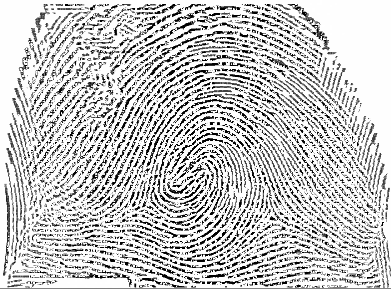
#> input picture temp/0.min.png, 391 x 289 px, given as the content of the folder ./Images/, which was not available
$ python trabalho.py
#> lines starting #> are read from the running program, lines starting #| are printed output that depends on the picture; pictures that were not available may be replaced by others from this repository, and a replacement may not be noted
import numpy as np
import cv2
import math
from os import listdir
from os.path import isfile, join
import os
import subprocess
import random
from skimage.transform import resize

IMG_PATH = "./Images/"
OUTPUT_PATH = "./output/"
PROCESSEC_RESULTS_PATH = OUTPUT_PATH + "results/"
TEMP_OUTPUT = "./temp/"

# recebe uma imagem e a mostra
def displayImg(img, windowname = "window"):
    cv2.imshow(windowname, img)
    cv2.waitKey(0)

# cria o path de saida caso ele nao exista
def createPath(path, silentError=True):
    try:
        os.makedirs(path)
    except OSError:
        if not silentError:
            print(OSError)

# salva a imagem
# [5 lines left out: function saveResult, not called in this run]

# executa o camando do bash passado como argumento
def runBashCommand(command):
    process = subprocess.Popen(command.split(), stdout=subprocess.PIPE)
    output, error = process.communicate()
    return output

# aplica o filtro gamma na imagem
def applyGamma(img, gamma=1.5):
    invGamma = 1/gamma
    table = np.array([((i / 255.0) ** invGamma) * 255 for i in np.arange(0, 256)]).astype("uint8")
    return np.uint8(0.75 * cv2.LUT(img, table))

# aplica filtros gaussianos de tamnha 3, 5, 7 e 9 na imagem
def applyGaussFilter(img):
    filterSizes = [3, 5, 7, 9]
    return [(cv2.GaussianBlur(img, (fSize, fSize), cv2.BORDER_DEFAULT), fSize/(2 * math.sqrt(2 * math.log(2)))) for fSize in filterSizes] + [(img, 1/(2 * math.sqrt(2 * math.log(2))))]

# executa o programa mindtct e salva o arquivo binario gerado pelo mesmo em formato png
def saveGauss(imgsWithGauss, subDirectory=''):
    createPath(OUTPUT_PATH + subDirectory)
    arrSize = len(imgsWithGauss)
    # imagem onde se calculara a media das imagens binarizadas
    imgMean = np.zeros(shape = imgsWithGauss[0][0].shape)
    for i, (item) in enumerate(imgsWithGauss):
        IMG_NAME = "gauss-"+str(i)
        IMG_PATH_NAME = OUTPUT_PATH + subDirectory + IMG_NAME
        IMG_FULL_NAME_PNG = IMG_PATH_NAME+"/"+IMG_NAME+".png"
        IMG_FULL_NAME_BINARY_RESULT = IMG_FULL_NAME_PNG[:-4]
        IMG_FULL_NAME_BYNARY_TO_PNG = IMG_FULL_NAME_BINARY_RESULT + ".brw"

        # cria o diretorio que ira armazenar os arquivos do valor corrente do filtro gaussiano
        createPath(IMG_PATH_NAME)

        # salva a imagem filtrada
        cv2.imwrite(IMG_FULL_NAME_PNG, item[0])

        # executa o software que faz a binariazacao
        runBashCommand("mindtct " + IMG_FULL_NAME_PNG + " " + IMG_FULL_NAME_BINARY_RESULT)

        # tranforma de binary raw para png
        result = saveBinary(IMG_FULL_NAME_BYNARY_TO_PNG, item[0].shape)
        imgMean += result
    # retorna a media das imagens binarizadas
    return np.uint8(imgMean / arrSize)

# salva as imagens passadas como paramento
def saveIntermediaryImgs(imgArr, outputPath, saveMiniature=False):
    for item in imgArr:
        saveResult(item[1], outputPath + item[0], saveMiniature)

# recebe um path de um arquivo binario e o salva convertido para imagem
# [9 lines left out: function saveBinary, not called in this run]

# realiza a equializacao de histograma local
def localHistogramEqualization(img, blockSize=8):
    newImage = np.zeros(shape = img.shape)
    for i in range(0, img.shape[0], blockSize):
        for j in range(0, img.shape[1], blockSize):
            newImage[i: i+blockSize, j:j+blockSize] = cv2.equalizeHist(img[i:i+blockSize, j:j+blockSize])
    return np.uint8(newImage)

# retira as laterais brancas da imagem
# [29 lines left out: functions cropImage, geomDistortion, not called in this run]

# retorna duas imagens, uma fitrada para niveis acima do threshold e outra para niveis abaixo do threshold
def applyTreshHold(img, ths = 127):
    return (np.array([np.array([np.uint8(pixel) if pixel <= ths else np.uint8(255) for pixel in line]) for line in img]),
            np.array([np.array([np.uint8(pixel) if pixel >= ths else np.uint8(255) for pixel in line]) for line in img]))

# funcao de que definie a distribuicao de probabilidades da algoritmo de adicao de textura nas digitais
# [94 lines left out: functions getProbability, getRandomElipse, applyRandomPatherns, detectPolyn, fadeCrop, not called in this run]

# funcao principal de processamento da digital
def tranformFingerprint(imgpath, outputSubdirectory):
    img = cv2.imread(imgpath, cv2.IMREAD_GRAYSCALE)
    equalizedImg = localHistogramEqualization(img)
    imgWithGamma = applyGamma(equalizedImg)
    imgsWithGauss = applyGaussFilter(imgWithGamma)
    binaryMean = saveGauss(imgsWithGauss, outputSubdirectory)
    height, width = binaryMean.shape

    cropImg = cropImage(binaryMean)
    imgDistortion = geomDistortion(cropImg, 5)
    thresholdLowImg, thresholdHighImg = applyTreshHold(imgDistortion, 80)

    bubbledImg = applyRandomPatherns(thresholdLowImg)
    overlayImg = cv2.addWeighted(bubbledImg, 0.9, thresholdHighImg, 0.2, 0)
    result = fadeCrop(overlayImg)

    # salva as imagens intermediarias geradas no processo de tranformacao da digital
    imgArr = [
        (outputSubdirectory+"-gamma.png", imgWithGamma),
        (outputSubdirectory+"-binary.png", binaryMean),
        (outputSubdirectory+"-distortion.png", imgDistortion),
        (outputSubdirectory+"-equalizedImg.png", equalizedImg),
        (outputSubdirectory+"-bubbled.png", overlayImg)
    ]
    saveIntermediaryImgs(imgArr, OUTPUT_PATH)
    return result

def processAllFingerPrints():
    # processa imagens
    images = [f for f in listdir(IMG_PATH) if isfile(join(IMG_PATH, f))]
    for index, (img) in enumerate(images):
        result = tranformFingerprint(IMG_PATH + img, img[:-4] + "/")
#> in tranformFingerprint, img is the input picture: shape (289, 391); min 0, max 255, mean 197.5
#> after the loop in localHistogramEqualization, `for i in range(0, img.shape[0], blockSize):`:
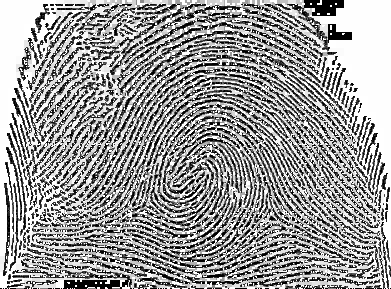
#> newImage: shape (289, 391) float64; min 0, max 255, mean 155.2
#> in applyGamma, `return np.uint8(0.75 * cv2.LUT(img, table))`:
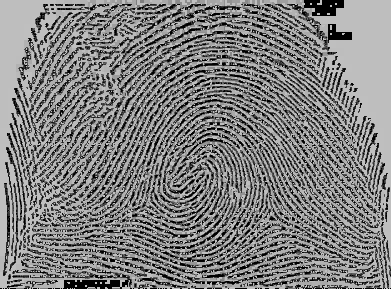
#> returned value: shape (289, 391); min 0, max 191, mean 127.3
#> in tranformFingerprint, `imgsWithGauss = applyGaussFilter(imgWithGamma)`: imgsWithGauss = 5 items
#> in saveGauss, `arrSize = len(imgsWithGauss)`: arrSize = 5
#> the loop in saveGauss, `for i, (item) in enumerate(imgsWithGauss):` made 1 pass
#> (IMG_NAME, IMG_FULL_NAME_BINARY_RESULT, IMG_FULL_NAME_BYNARY_TO_PNG) on pass 1: ('gauss-0', './output/0.min/gauss-0/gauss-0', './output/0.min/gauss-0/gauss-0.brw')
#> pass 1, in saveGauss, `cv2.imwrite(IMG_FULL_NAME_PNG, item[0])`:
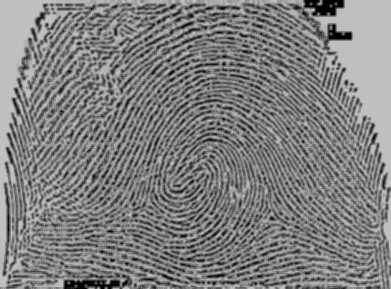
#> saved as gauss-0.png: shape (289, 391); min 0, max 191, mean 127.3
#> after the loop in saveGauss, `for i, (item) in enumerate(imgsWithGauss):`: imgMean: shape (289, 391) float64; every value is 0
        saveResult(result, PROCESSEC_RESULTS_PATH + img[:-4] + ".png")

    # faz o score das imagens geradas
    processedImages = [f for f in listdir(PROCESSEC_RESULTS_PATH) if isfile(join(PROCESSEC_RESULTS_PATH, f))]
    for img in processedImages:
        print(int(runBashCommand("nfiq " + PROCESSEC_RESULTS_PATH + img)))

def main():
    processAllFingerPrints()

#> (the run stopped early here; a loop or call above may not have finished)
